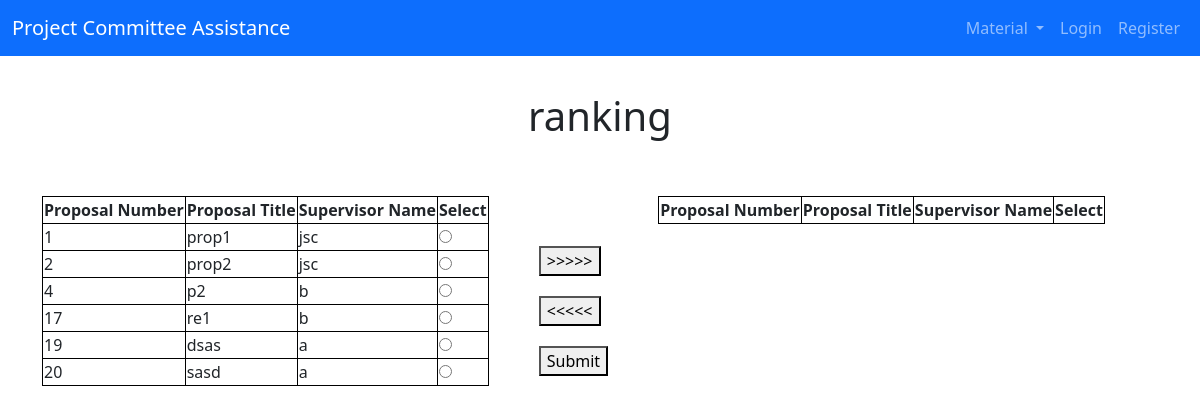
/r, run on the app's committed database.
### app/models.py (models this page shows, shortened)
class Proposal(db.Model):
    id = db.Column(db.Integer, primary_key=True,)
    title = db.Column(db.String(64), index=True, unique=True, nullable=False)
    desc = db.Column(db.String(2064), index=True, nullable=False)
    published = db.Column(db.Boolean, default=False)
    owned = db.Column(db.Boolean, default=False)
    author = db.Column(db.Integer, db.ForeignKey('user.id'))
    holder = db.Column(db.Integer, db.ForeignKey('group.id'))

class User(UserMixin,db.Model):
    id = db.Column(db.Integer, primary_key=True)
    username = db.Column(db.String(64), index=True, unique=True, nullable=False)
    email = db.Column(db.String(120), index=True, unique=True, nullable=False)
    password_hash = db.Column(db.String(128), nullable=False)
    admin = db.Column(db.Boolean, default=False)
    faculty = db.Column(db.Boolean, default=False)
    student = db.Column(db.Boolean, default=False)
    leader = db.Column(db.Boolean, default=False)
    sId = db.Column(db.Integer)
    gpa = db.Column(db.Float)
    member = db.Column(db.Integer, db.ForeignKey('group.id'))
    author = db.relationship('Proposal', backref='user', lazy=True)

### app/routes.py (the view)
@app.route('/r', methods=['GET', 'POST'])
def rank():
    if not isinstance(dateRank, str):
        if dateRank < date.today():
            flash('deadline has passed!','danger')
            return redirect(url_for('group'))
    Session = sessionmaker(bind=db.engine)
    session = Session()
    proposals = session.query(Proposal)
    Fmember = session.query(User)
    Arr1 = []
    for proposal in proposals:
        id = proposal.id
        title = proposal.title
        fid = proposal.author
        for fmember in Fmember:
            if fmember.id == fid:
                fName = fmember.username
        Arr1.append(( id,title,fName))
    return render_template('ranking.html', data=Arr1)

### app/templates/ranking.html (shortened to what this page needs)
{% extends "base.html" %}
{% block content %}
<head>
</head>
<body>
    <h1 class="d-flex aligns-items-center justify-content-center header" style= "margin-top: 3%;">ranking</h1>
    <br>
    <br>
    <div class="container">
        <div class="tab">
            <table class ="center" id="table1" border="1" >
                <tr>
                    <th>Proposal Number</th>
                    <th>Proposal Title</th>
                    <th>Supervisor Name</th>
                    <th>Select</th>
                </tr>
                {%for row in data%}
                <tr>
                    {%for cell in row%}
                    <td>{{ cell }}</td>
                    {% endfor %}
                    <td><input type="radio" name="check-tab1"></td>
                </tr>
                {% endfor %}
            </table>
        </div>
        <div class="tab tab-btn">
            <button onclick="tab1_To_tab2();">>>>>></button>
            <button onclick="tab2_To_tab1();"><<<<<</button>
            <button onclick="submit();">Submit</button>
        </div>
        <div class="tab">
            <table class ="center" id="table2" border="1">
                <tr>
                    <th>Proposal Number</th>
                    <th>Proposal Title</th>
                    <th>Supervisor Name</th>
                    <th>Select</th>
                </tr>
            </table>
        </div>
    </div>
</body>
{% endblock %}

### app/templates/ranking.html (style rules this page uses)
table, th, td { border: 1px solid black; border-collapse: collapse; }
table.center { margin-left: auto; margin-right: auto; }
.container { overflow: hidden }
.tab { float: left }
.tab-btn { margin: 50px; }
button { display:block;margin-bottom: 20px; }
tr { transition:all .25s ease-in-out }

### data on the page
Proposal: title "prop1"
User: username "jsc"
Proposal: title "prop2"
Proposal: row "4" "b", title "p2"
Proposal: row "17" "b", title "re1"
Proposal: row "19" "a", title "dsas"
Proposal: row "20" "a", title "sasd"

### other printed values
{{ cell }} "1" "2"
